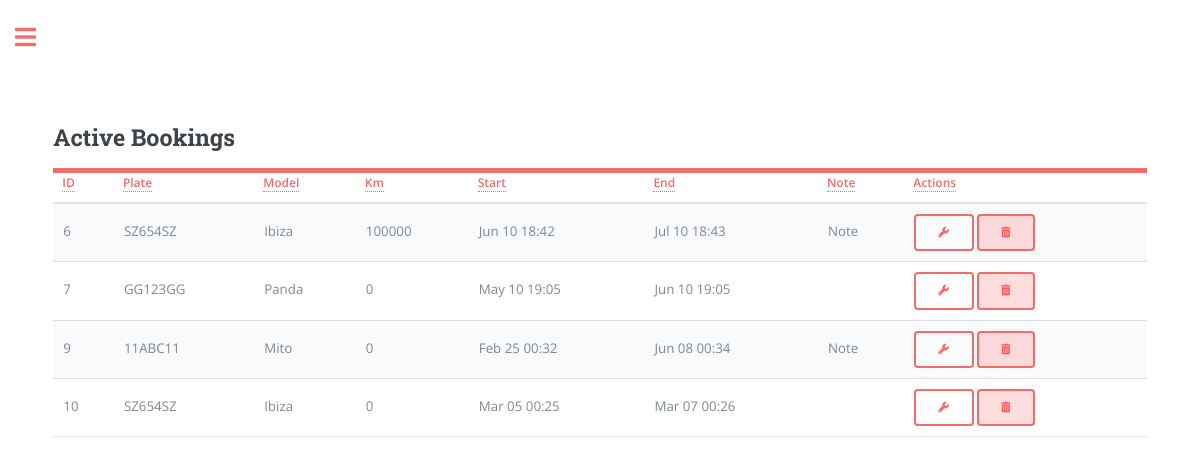
/bookings_view (signed in), run on the app's committed database.
### app/models.py (models this page shows, shortened)
class User(UserMixin, db.Model):
    id = db.Column(db.Integer, primary_key=True)
    registration_date = db.Column(db.DateTime, default=datetime.utcnow)
    username = db.Column(db.String(64), index=True, unique=True)
    email = db.Column(db.String(120), index=True, unique=True)
    password_hash = db.Column(db.String(128))
    garage = db.relationship('Car', backref='owner_garage', lazy='dynamic')
    groups = db.relationship('Groups', backref='owner_groups', lazy='dynamic')
    contacts = db.relationship('Contacts', backref='owner_contacts', lazy='dynamic')
    role = db.Column(db.String(20), default='user')
    currency = db.Column(db.String(1), default='€')
    measurement_unit = db.Column(db.String(5), default='Km')
    language = db.Column(db.String(2), default='en')
    is_verified = db.Column(db.Boolean, default=False)

class Booking(db.Model):
    id = db.Column(db.Integer, primary_key=True)
    start_datetime = db.Column(db.DateTime, nullable=False)
    end_datetime = db.Column(db.DateTime, nullable=False)
    car_plate = db.Column(db.String(8), db.ForeignKey('car.plate'), nullable=False)
    user_id = db.Column(db.Integer, db.ForeignKey('user.id'), nullable=False)
    note = db.Column(db.String(160))
    money = db.Column(db.Integer, default=0, index=True)
    km = db.Column(db.Integer, default=0, index=True) # Car's kilometres when booking
    car = db.relationship('Car', backref='bookings', lazy=True)
    contact_id = db.Column(db.Integer, db.ForeignKey('contacts.id', name='booking_contacts_id'), nullable=True)
    group_id = db.Column(db.Integer, db.ForeignKey('groups.id', name='booking_group'), nullable=True)
    group = db.relationship('Groups', back_populates='bookings', lazy=True)

class Car(db.Model):
    plate = db.Column(db.String(8), primary_key=True, index=True, unique=True)
    make = db.Column(db.String(15), index=True)
    model = db.Column(db.String(15), index=True)
    fuel = db.Column(db.String(8), index=True)
    year = db.Column(db.Integer, index=True)
    cc = db.Column(db.Integer, index=True)
    user_id = db.Column(db.Integer, db.ForeignKey('user.id'))
    days = db.Column(db.Integer, default=0, index=True)
    money = db.Column(db.Integer, default=0, index=True) # Referred as 'revenue'
    car_cost = db.Column(db.Integer, default=0, index=True)
    insurance_cost = db.Column(db.Float, default=0, index=True)
    insurance_expiry_date = db.Column(db.DateTime)
    mot_cost = db.Column(db.Float, default=0, index=True)
    mot_expiry_date = db.Column(db.DateTime)
    road_tax_cost = db.Column(db.Float, default=0, index=True)
    road_tax_expiry_date = db.Column(db.DateTime)
    renewal = db.relationship('Renewal', backref='car', lazy='dynamic')
    km = db.Column(db.Integer, default=0, index=True)

### app/routes.py (the view)
@app.route('/bookings_view', methods=['GET', 'POST'])
@requires_verification
def bookings_view():
    current_date = datetime.utcnow()
    active_bookings = Booking.query.filter(
        (Booking.user_id == current_user.id) &
        (Booking.end_datetime > current_date)
    ).all()
    return render_template('bookings_view.html' if current_user.language == 'en' else f'bookings_view_{current_user.language}.html',
                           user_bookings=active_bookings, page='bookings_view',
                           user_name=current_user.username if current_user.is_authenticated else None)

### app/decorator.py (called while the page is built)
def requires_verification(func):
    @wraps(func)
    def decorated_function(*args, **kwargs):
        if not current_user.is_authenticated:
            flash('You need to log in to access this page.', 'warning')
            return redirect(url_for('login'))  # Redirect to login page
        elif not current_user.is_verified:
            flash('You need to verify your account to access this page.', 'warning')
            return redirect(url_for('confirm_email'))  # Redirect to account verification page
        return func(*args, **kwargs)
    return decorated_function

### app/models.py (called while the page is built)
@login.user_loader
def load_user(id):
    return User.query.get(int(id))

### app/templates/bookings_view.html (shortened to what this page needs)
{% if current_user.language == 'en' %}
    {% extends "index.html" %}
{% else %}
    {% extends "index_" + current_user.language + ".html" %}
{% endif %}
{% block content %}
<head>
  <link rel="stylesheet" href="{{ url_for('static', filename='css/main.css') }}">
  <link rel="stylesheet" href="https://cdnjs.cloudflare.com/ajax/libs/font-awesome/5.15.3/css/all.min.css" />
</head>
<header id="header">
  <h2>Active Bookings</h2>
</header>
<form action="{{ url_for('bookings_manage') }}" method="POST">
<table class="table" id="bookingTable">
    <thead>
      <tr>
        <th scope="col"><a href="#" class="sort-link" data-sort="id">ID</a></th>
        <th scope="col"><a href="#" class="sort-link" data-sort="plate">Plate</a></th>
        <th scope="col"><a href="#" class="sort-link" data-sort="model">Model</a></th>
        <th scope="col"><a href="#" class="sort-link" data-sort="km">{{ current_user.measurement_unit.capitalize() }}</a></th>
        <th scope="col"><a href="#" class="sort-link" data-sort="start_datetime">Start</a></th>
        <th scope="col"><a href="#" class="sort-link" data-sort="end_datetime">End</a></th>
        <th scope="col"><a href="#" class="sort-link" data-sort="note">Note</a></th>
        <th scope="col"><a>Actions</a></th>
      </tr>
    </thead>
    <tbody>
      {% for booking in user_bookings %}
      <tr>
          <td data-sort="id">{{ booking.id }}</td>
          <td data-sort="plate">{{ booking.car.plate }}</td>
          <td data-sort="model">{{ booking.car.model }}</td>
          <td data-sort="km">{{ booking.km }}</td>
          <td data-sort="start_datetime">{{ booking.start_datetime.strftime("%b %d %H:%M") }}</td>
          <td data-sort="end_datetime">{{ booking.end_datetime.strftime("%b %d %H:%M") }}</td>
          <td data-sort="note">
            {% if booking.note %}
            <span class="note-tooltip">
                Note
            </span>
        {% endif %}
          </td>
          <td>
              <button type="submit" class="btn btn-danger" name="manage_booking" value="{{ booking.id }}"><i class="fa-solid fa-wrench"></i></button>
              <button type="submit" class="btn btn-primary btn-delete" name="delete" value="{{ booking.id }}" onclick="return confirm('Are you sure you want to delete this booking?');"><i class="fas fa-trash-alt"></i></button>
        </td>
      </tr>
      {% endfor %}
  </tbody>
</table>
</form>
{% endblock %}

### app/static/css/main.css (style rules this page uses)
html, body, div, span, applet, object, iframe, h1, h2, h3, h4, h5, h6, p, blockquote, pre, a, abbr, acronym, address, big, cite, code, del, dfn, em, img, ins, kbd, q, s, samp, small, strike, strong, sub, sup, tt, var, b, u, i, center, dl, dt, dd, ol, ul, li, fieldset, form, label, legend, table, caption, tbody, tfoot, thead, tr, th, td, article, aside, canvas, details, embed, figure, figcaption, footer, header, hgroup, menu, nav, output, ruby, section, summary, time, mark, audio, video { margin: 0; padding: 0; border: 0; font-size: 100%; font: inherit; vertical-align: baseline; }
article, aside, details, figcaption, figure, footer, header, hgroup, menu, nav, section { display: block; }
body { line-height: 1; }
table { border-collapse: collapse; border-spacing: 0; }
body { -webkit-text-size-adjust: none; }
body { -ms-overflow-style: scrollbar; }
html { box-sizing: border-box; }
*, *:before, *:after { box-sizing: inherit; }
body { background: #ffffff; }
body, input, select, textarea { color: #7f888f; font-family: "Open Sans", sans-serif; font-size: 13pt; font-weight: 400; line-height: 1.65; }
@media screen and (max-width: 1680px) { body, input, select, textarea { font-size: 11pt; } }
@media screen and (max-width: 1280px) { body, input, select, textarea { font-size: 10pt; } }
a { -moz-transition: color 0.2s ease-in-out, border-bottom-color 0.2s ease-in-out; -webkit-transition: color 0.2s ease-in-out, border-bottom-color 0.2s ease-in-out; -ms-transition: color 0.2s ease-in-out, border-bottom-color 0.2s ease-in-out; transition: color 0.2s ease-in-out, border-bottom-color 0.2s ease-in-out; border-bottom: dotted 1px; color: #f56a6a; text-decoration: none; }
em, i { font-style: italic; }
h1, h2, h3, h4, h5, h6 { color: #3d4449; font-family: "Roboto Slab", serif; font-weight: 700; line-height: 1.5; margin: 0 0 1em 0; }
h2 { font-size: 1.75em; }
form { margin: 0 0 2em 0; }
table { margin: 0 0 2em 0; width: 100%; }
table tbody tr { border: solid 1px rgba(210, 215, 217, 0.75); border-left: 0; border-right: 0; }
table tbody tr:nth-child(2n + 1) { background-color: rgba(230, 235, 237, 0.25); }
table td { padding: 0.75em 0.75em; }
table th { color: #3d4449; font-size: 0.9em; font-weight: 600; padding: 0 0.75em 0.75em 0.75em; text-align: left; }
table thead { border-bottom: solid 2px rgba(210, 215, 217, 0.75); }
input[type="submit"], input[type="reset"], input[type="button"], button, .button { -moz-appearance: none; -webkit-appearance: none; -ms-appearance: none; appearance: none; -moz-transition: background-color 0.2s ease-in-out, color 0.2s ease-in-out; -webkit-transition: background-color 0.2s ease-in-out, color 0.2s ease-in-out; -ms-transition: background-color 0.2s ease-in-out, color 0.2s ease-in-out; transition: background-color 0.2s ease-in-out, color 0.2s ease-in-out; background-color: transparent; border-radius: 0.375em; border: 0; box-shadow: inset 0 0 0 2px #f56a6a; color: #f56a6a !important; cursor: pointer; display: inline-block; font-family: "Roboto Slab", serif; font-size: 0.8em; font-weight: 700; height: 3.5em; letter-spacing: 0.075em; line-height: 3.5em; padding: 0 2.25em; text-align: center; text-decoration: none; text-transform: uppercase; white-space: nowrap; }
#header { display: -moz-flex; display: -webkit-flex; display: -ms-flex; display: flex; border-bottom: solid 5px #f56a6a; padding: 2em 0 1em 0; position: relative; }
#header > * { -moz-flex: 1; -webkit-flex: 1; -ms-flex: 1; flex: 1; margin-bottom: 0; }
@media screen and (max-width: 1680px) { #header { padding-top: 5em; } }
.note-tooltip { position: relative; display: inline-block; cursor: pointer; }
.btn-delete { background-color: rgba(255, 86, 86, 0.2); color: #ff5b5b !important; }

### data on the page
User: measurement_unit "Km"
Booking: id "6", car.plate "SZ654SZ", car.model "Ibiza", km "100000", start_datetime "Jun 10 18:42", end_datetime "Jul 10 18:43"
Booking: id "7", car.plate "GG123GG", car.model "Panda", km "0", start_datetime "May 10 19:05", end_datetime "Jun 10 19:05"
Booking: id "9", car.plate "11ABC11", car.model "Mito", km "0", start_datetime "Feb 25 00:32", end_datetime "Jun 08 00:34"
Booking: id "10", car.plate "SZ654SZ", car.model "Ibiza", km "0", start_datetime "Mar 05 00:25", end_datetime "Mar 07 00:26"
